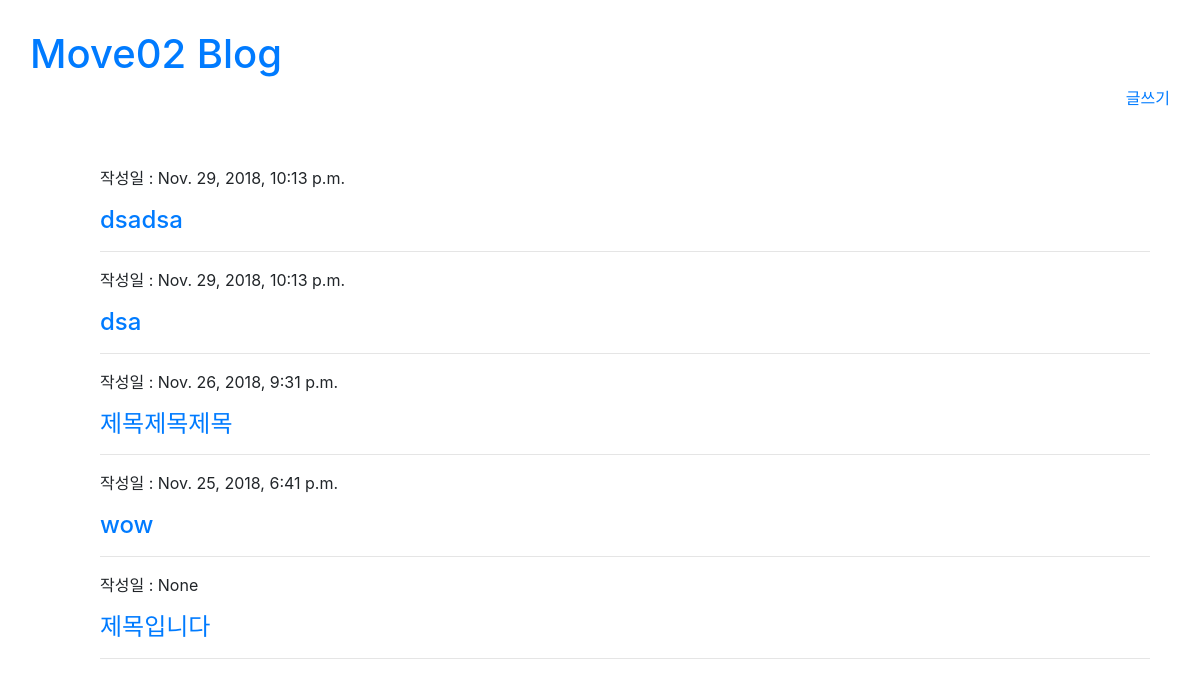
The page /blog/ on the database as committed earlier.
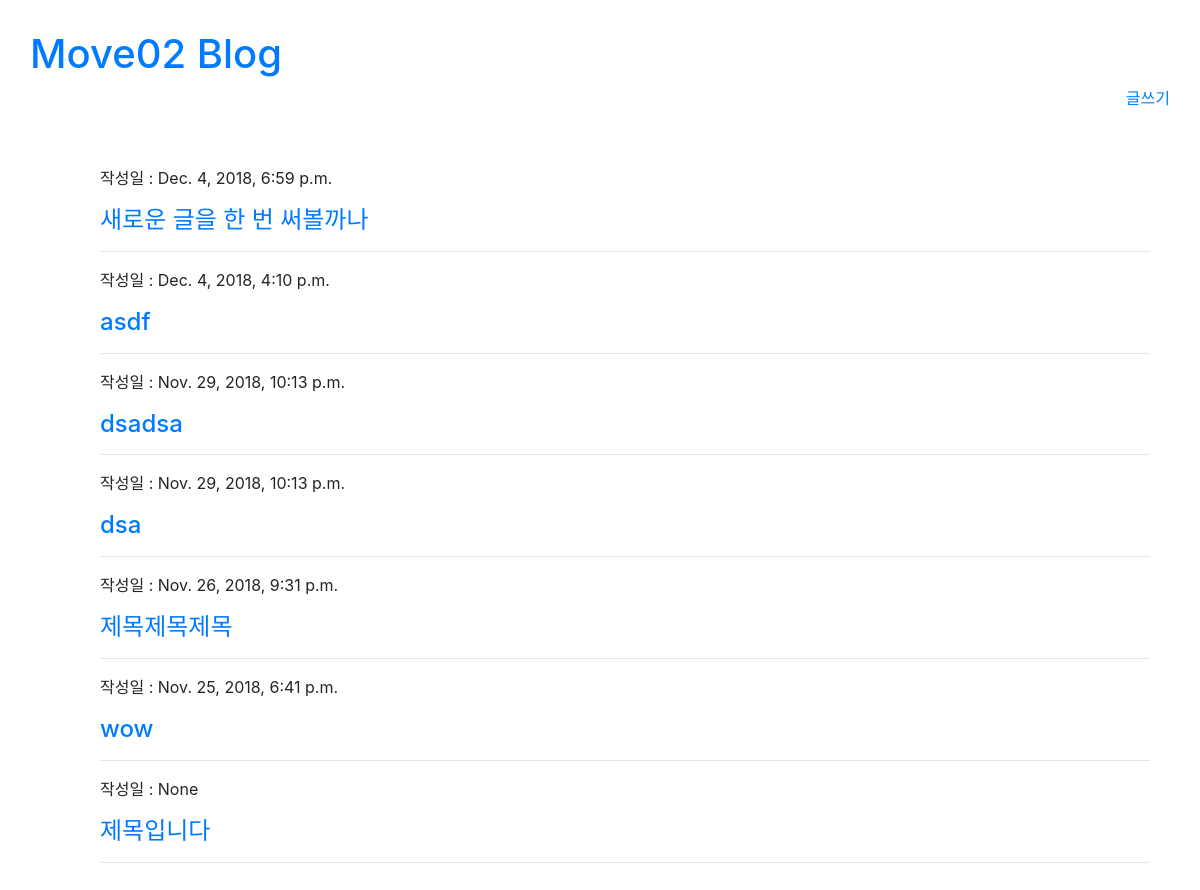
The same page on the database as committed later.
### blog/models.py (models this page shows, shortened)
class Post(models.Model):
  title = models.CharField(max_length=100)
  text = models.TextField()
  created_date = models.DateTimeField(default=timezone.now)
  published_date = models.DateTimeField(blank=True, null=True)
  def get_absolute_url(self):
    return reverse("blog:post_detail", kwargs={"post_id": self.pk})

### blog/views.py (the view)
def index(request):
  posts = Post.objects.order_by('-created_date')
  return render(request, 'blog/index.html', {
    'time':time,
    'posts':posts,
    })

### blog/templates/blog/index.html
{% extends 'blog/base.html' %}
{% block content %}
    {% for post in posts %}
        <div>
            <p>작성일 : {{ post.published_date }}</p>
            <h4><a href="{{ post.get_absolute_url }}">{{ post.title }}</a></h4>
        </div>
        <hr>
    {% endfor %}
{% endblock %}

Rows that differ between the two databases and show on the page:
added Post: published_date "Dec. 4, 2018, 6:59 p.m.", title "새로운 글을 한 번 써볼까나"
added Post: published_date "Dec. 4, 2018, 4:10 p.m.", title "asdf"
